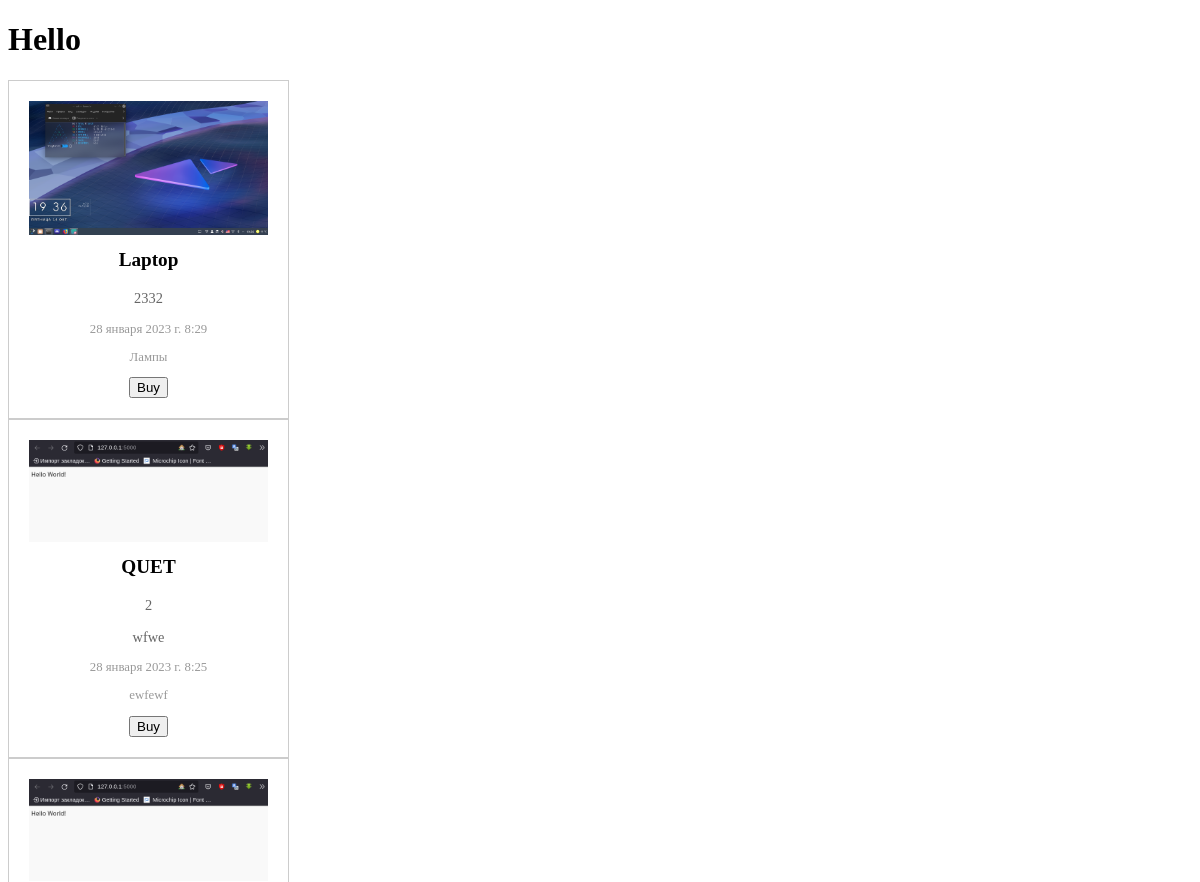
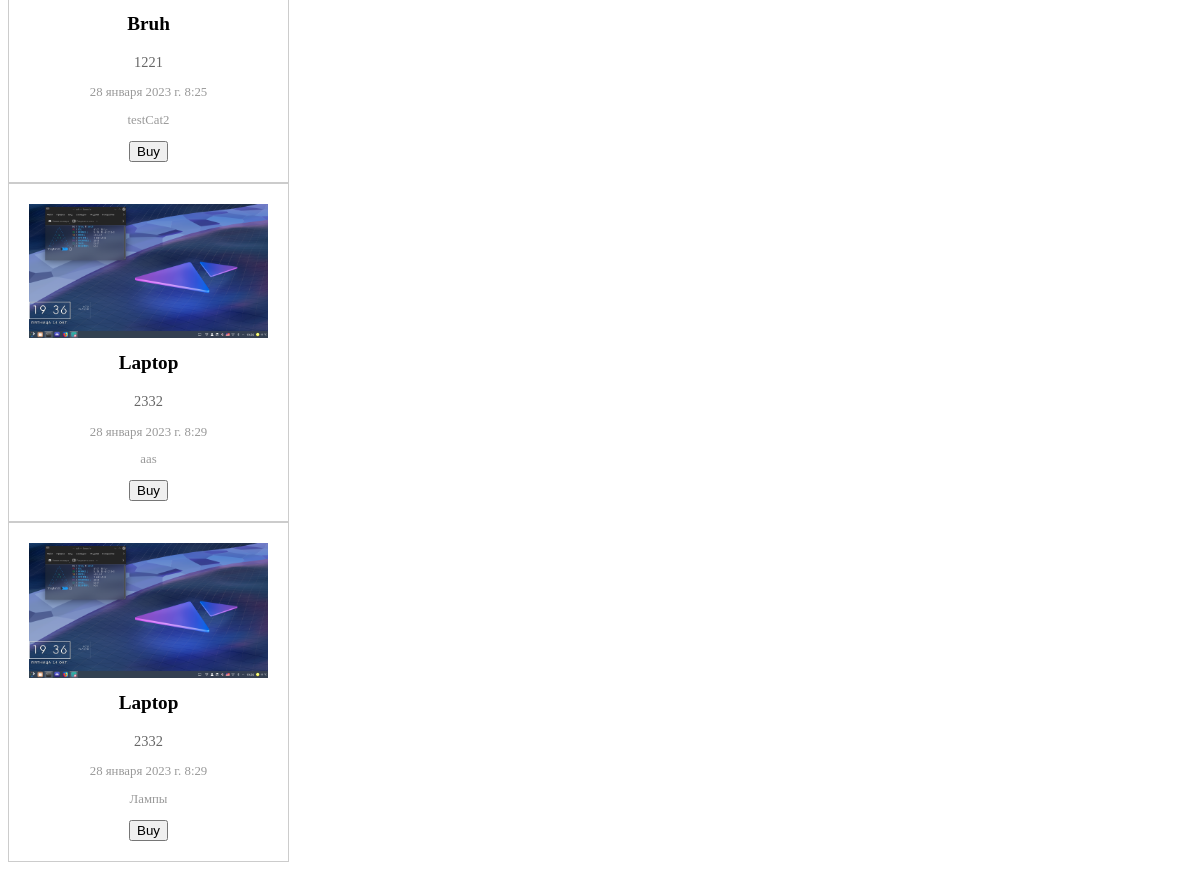
Page /filter_by_price on the earlier database version (2 pictures, top to bottom).
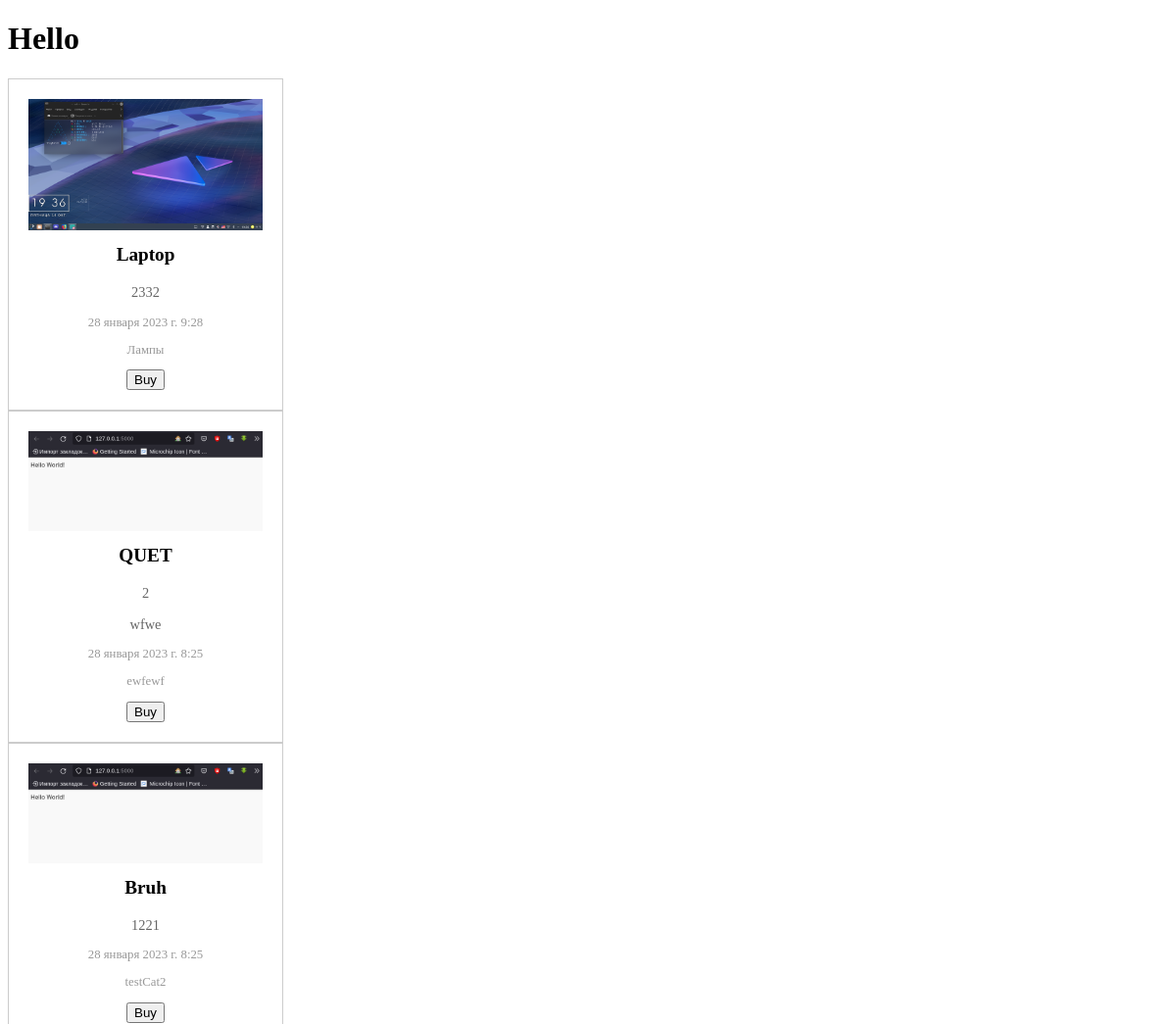
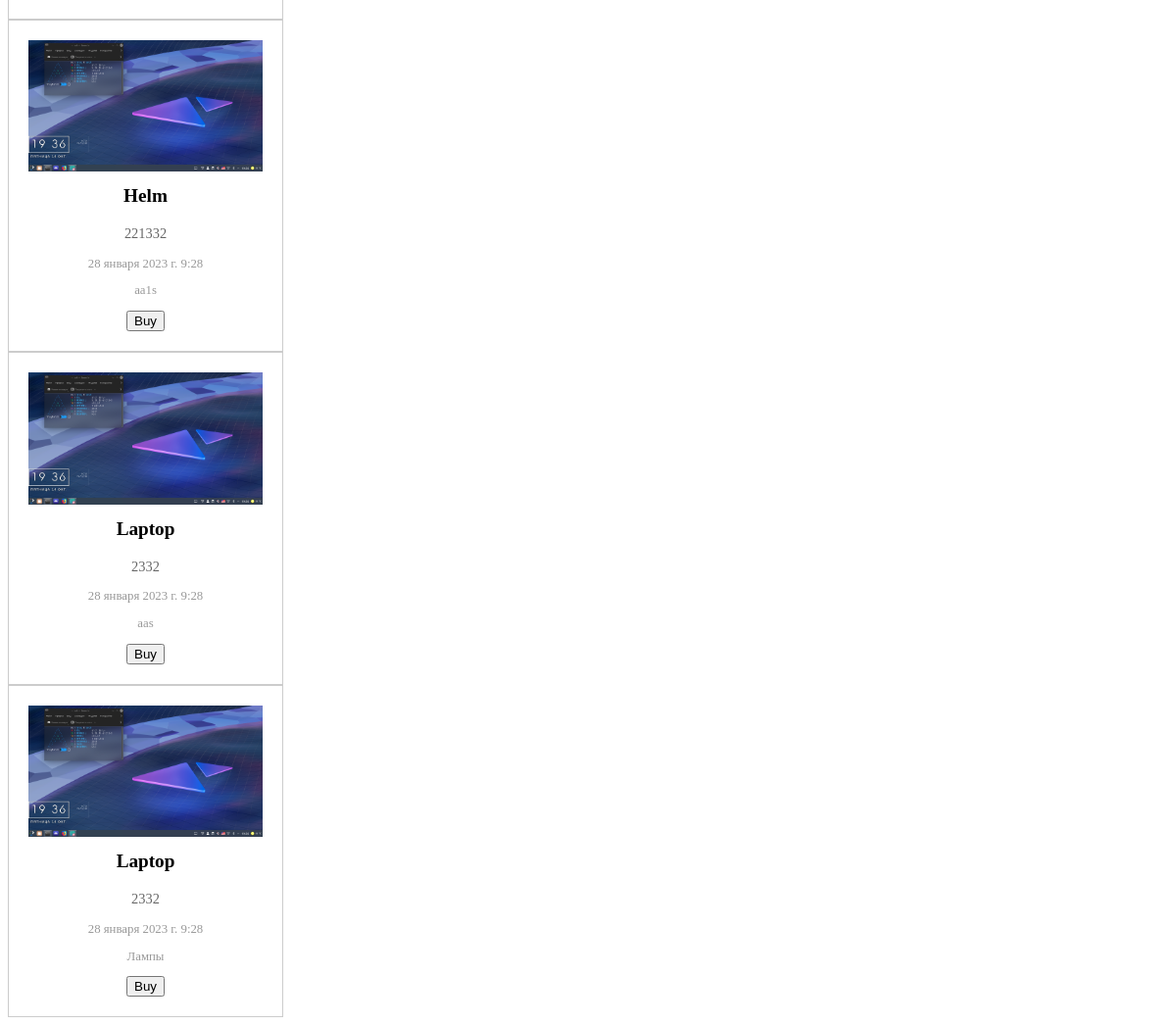
Same page on the later database version (2 pictures, top to bottom).
### product/models.py (models this page shows, shortened)
class Product(models.Model):
    category = models.ForeignKey(
        Category, on_delete=models.CASCADE, null=True)
    code = models.CharField(max_length=30, unique=True, null=False)
    vendor_code = models.CharField(
        max_length=30, unique=True, null=False)
    name = models.CharField(max_length=100)
    price = models.IntegerField(default=0)
    date = models.DateTimeField(default=now())
    description = models.TextField(null=True, blank=True)
    image = models.ImageField(upload_to="product_image")
    slug = models.CharField(max_length=100, blank=False)
    from_csv = models.BooleanField(default=False)
    class Meta:
        verbose_name = "Товар"
        verbose_name_plural = 'Товары'

class Category(models.Model):
    name = models.CharField(max_length=30)
    def __str__(self):
        return self.name
    class Meta:
        verbose_name = "Категория"
        verbose_name_plural = 'Категории'

### product/views.py (the view)
# urls.py: path("filter_by_price", views.filter_by_price)
def filter_by_price(request):
    products = Product.objects.all().order_by('?')
    return render(request, "pages/products.html", context={"products": products})

### templates/pages/products.html (shortened to what this page needs)
{% load static %}
<!DOCTYPE html>
<html lang="en">
<head>
       <link rel="stylesheet" href="{% static 'style.css' %}" type="text/css">
</head>
<body>
<h1> Hello </h1>
{% for product in products %}
<div class="product-grid">
  <div class="product">
    <img src="{{product.image.url}}" alt="Product 1">
    <h3 class="product-name">{{product.name}}</h3>
      <p class="product-description">{{product.price}}</p>
    <p class="product-description">{{product.description}}</p>
    <p class="product-date">{{product.date}}</p>
      <p class="product-date">{{product.category}}</p>
      <button>Buy</button>
  </div>
</div>
{% endfor %}
</body>
</html>

### static/style.css (style rules this page uses)
.product-grid { display: grid; grid-template-columns: repeat(auto-fill, minmax(250px, 1fr)); grid-gap: 20px; }
.product { border: 1px solid #ccc; padding: 20px; text-align: center; }
.product img { max-width: 100%; }
.product-name { margin-top: 10px; font-size: 1.2em; }
.product-description { margin-top: 10px; font-size: 0.9em; color: #666; }
.product-date { margin-top: 10px; font-size: 0.8em; color: #999; }

Differences in the rows shown:
removed Product: image (picture), name "Laptop", price "2332", date "28 января 2023 г. 8:29", category "Лампы"
removed Product: image (picture), name "Laptop", price "2332", date "28 января 2023 г. 8:29", category "aas"
removed Product: image (picture), name "Laptop", price "2332", date "28 января 2023 г. 8:29", category "Лампы"
added Product: image (picture), name "Laptop", price "2332", date "28 января 2023 г. 9:28", category "Лампы"
added Product: image (picture), name "Helm", price "221332", date "28 января 2023 г. 9:28", category "aa1s"
added Product: image (picture), name "Laptop", price "2332", date "28 января 2023 г. 9:28", category "aas"
added Product: image (picture), name "Laptop", price "2332", date "28 января 2023 г. 9:28", category "Лампы"
